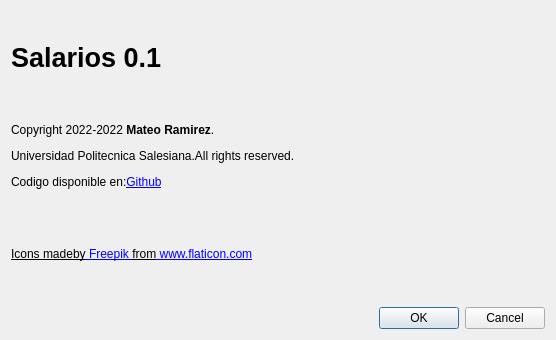
<?xml version="1.0" encoding="UTF-8"?>
<ui version="4.0">
 <class>acerca</class>
 <widget class="QDialog" name="acerca">
  <property name="geometry">
   <rect>
    <x>0</x>
    <y>0</y>
    <width>556</width>
    <height>340</height>
   </rect>
  </property>
  <property name="windowTitle">
   <string>Acerca de Salarios</string>
  </property>
  <layout class="QVBoxLayout" name="verticalLayout">
   <item>
    <widget class="QLabel" name="lblNombre">
     <property name="font">
      <font>
       <pointsize>20</pointsize>
       <weight>75</weight>
       <bold>true</bold>
      </font>
     </property>
     <property name="text">
      <string>Salarios 0.1</string>
     </property>
    </widget>
   </item>
   <item>
    <widget class="QLabel" name="lblDerechos">
     <property name="text">
      <string>&lt;html&gt;&lt;head/&gt;&lt;body&gt;&lt;p&gt;Copyright 2022-2022&lt;span style=&quot; font-weight:600;&quot;&gt; Mateo Ramirez&lt;/span&gt;. &lt;/p&gt;&lt;p&gt;Universidad Politecnica Salesiana.All rights reserved. &lt;/p&gt;&lt;p&gt;Codigo disponible en:&lt;a href=&quot;https://github.com/MateoProgramador/P59-Qt-Salarios.git&quot;&gt;&lt;span style=&quot; text-decoration: underline; color:#0000ff;&quot;&gt;Github&lt;/span&gt;&lt;/a&gt;&lt;/p&gt;&lt;/body&gt;&lt;/html&gt;</string>
     </property>
     <property name="wordWrap">
      <bool>true</bool>
     </property>
    </widget>
   </item>
   <item>
    <widget class="QLabel" name="lbFreepik">
     <property name="text">
      <string>&lt;html&gt;&lt;head/&gt;&lt;body&gt;&lt;p&gt;&lt;a href=&quot;https://www.flaticon.es/iconos-gratis/dinero&quot;&gt;&lt;span style=&quot; color:#000000;&quot;&gt;Icons made&lt;/span&gt;&lt;/a&gt;&lt;a href=&quot;https://www.flaticon.es/iconos-gratis/dinero&quot;&gt;&lt;span style=&quot; color:#0000ff;&quot;/&gt;&lt;/a&gt;&lt;a href=&quot;https://www.flaticon.es/iconos-gratis/dinero&quot;&gt;&lt;span style=&quot; color:#000000;&quot;&gt;by&lt;/span&gt;&lt;/a&gt;&lt;a href=&quot;https://www.flaticon.es/iconos-gratis/dinero&quot;&gt;&lt;span style=&quot; text-decoration: underline; color:#0000ff;&quot;&gt; Freepik &lt;/span&gt;&lt;/a&gt;&lt;a href=&quot;https://www.flaticon.es/iconos-gratis/dinero&quot;&gt;&lt;span style=&quot; color:#000000;&quot;&gt;from&lt;/span&gt;&lt;/a&gt;&lt;a href=&quot;https://www.flaticon.es/iconos-gratis/dinero&quot;&gt;&lt;span style=&quot; text-decoration: underline; color:#0000ff;&quot;&gt; www.flaticon.com&lt;/span&gt;&lt;/a&gt;&lt;/p&gt;&lt;/body&gt;&lt;/html&gt;</string>
     </property>
    </widget>
   </item>
   <item>
    <widget class="QDialogButtonBox" name="buttonBox">
     <property name="orientation">
      <enum>Qt::Horizontal</enum>
     </property>
     <property name="standardButtons">
      <set>QDialogButtonBox::Cancel|QDialogButtonBox::Ok</set>
     </property>
    </widget>
   </item>
  </layout>
 </widget>
 <resources/>
 <connections>
  <connection>
   <sender>buttonBox</sender>
   <signal>accepted()</signal>
   <receiver>acerca</receiver>
   <slot>accept()</slot>
   <hints>
    <hint type="sourcelabel">
     <x>248</x>
     <y>254</y>
    </hint>
    <hint type="destinationlabel">
     <x>157</x>
     <y>274</y>
    </hint>
   </hints>
  </connection>
  <connection>
   <sender>buttonBox</sender>
   <signal>rejected()</signal>
   <receiver>acerca</receiver>
   <slot>reject()</slot>
   <hints>
    <hint type="sourcelabel">
     <x>316</x>
     <y>260</y>
    </hint>
    <hint type="destinationlabel">
     <x>286</x>
     <y>274</y>
    </hint>
   </hints>
  </connection>
 </connections>
</ui>
